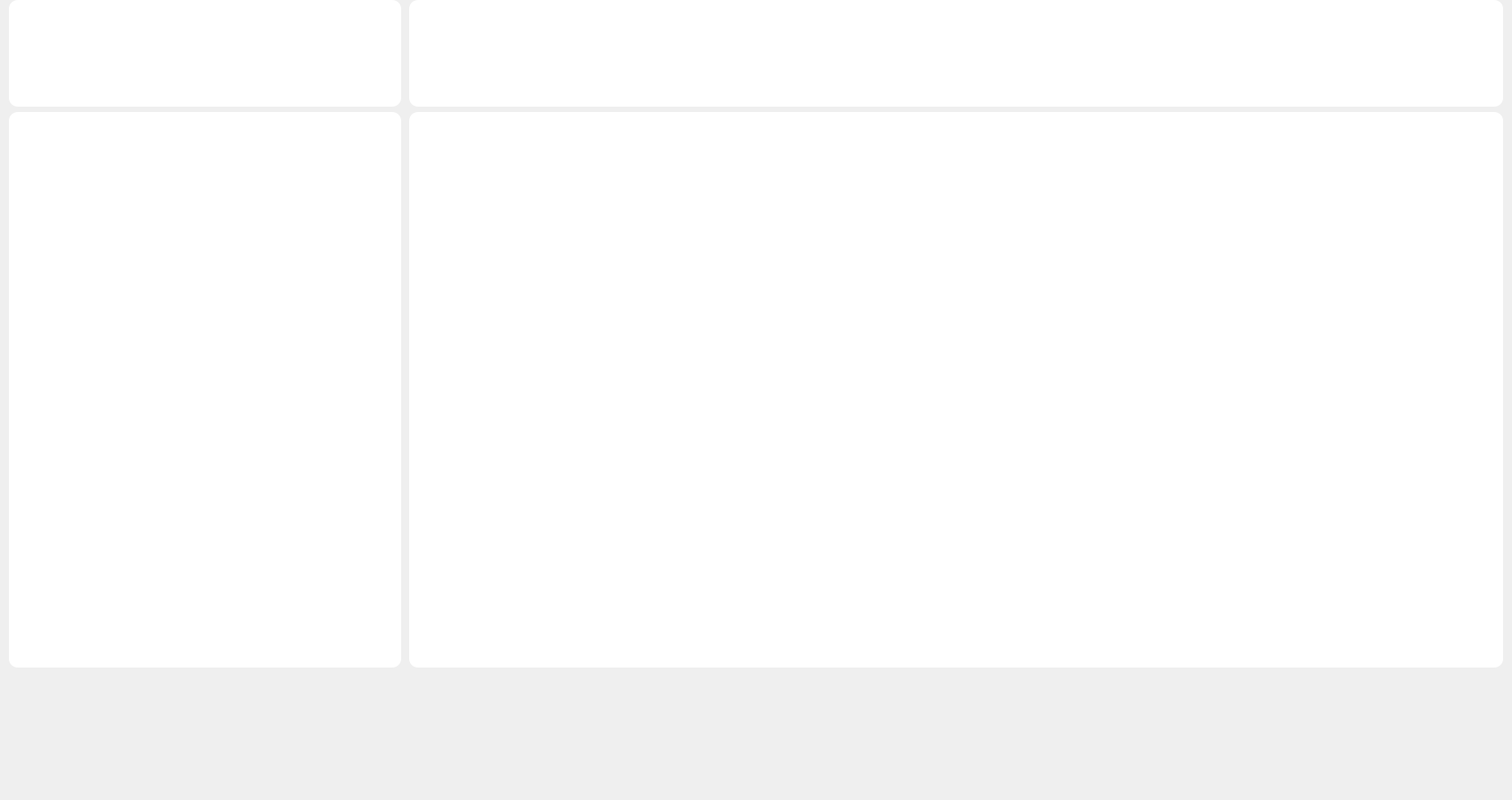
<?xml version="1.0" encoding="UTF-8"?>
<ui version="4.0">
 <class>QualityApply</class>
 <widget class="QWidget" name="QualityApply">
  <property name="geometry">
   <rect>
    <x>0</x>
    <y>0</y>
    <width>1700</width>
    <height>900</height>
   </rect>
  </property>
  <property name="sizePolicy">
   <sizepolicy hsizetype="Fixed" vsizetype="Fixed">
    <horstretch>0</horstretch>
    <verstretch>0</verstretch>
   </sizepolicy>
  </property>
  <property name="minimumSize">
   <size>
    <width>1700</width>
    <height>900</height>
   </size>
  </property>
  <property name="maximumSize">
   <size>
    <width>1700</width>
    <height>900</height>
   </size>
  </property>
  <property name="windowTitle">
   <string>Form</string>
  </property>
  <widget class="QWidget" name="widget_left_bottom" native="true">
   <property name="geometry">
    <rect>
     <x>10</x>
     <y>126</y>
     <width>441</width>
     <height>625</height>
    </rect>
   </property>
   <property name="sizePolicy">
    <sizepolicy hsizetype="Fixed" vsizetype="Fixed">
     <horstretch>0</horstretch>
     <verstretch>0</verstretch>
    </sizepolicy>
   </property>
   <property name="minimumSize">
    <size>
     <width>441</width>
     <height>0</height>
    </size>
   </property>
   <property name="maximumSize">
    <size>
     <width>441</width>
     <height>650</height>
    </size>
   </property>
   <property name="styleSheet">
    <string notr="true">QWidget#widget_left_bottom{
background: #FFFFFF;
border-radius: 10px;
}</string>
   </property>
  </widget>
  <widget class="QWidget" name="widget_top_left" native="true">
   <property name="geometry">
    <rect>
     <x>10</x>
     <y>0</y>
     <width>441</width>
     <height>120</height>
    </rect>
   </property>
   <property name="sizePolicy">
    <sizepolicy hsizetype="Fixed" vsizetype="Fixed">
     <horstretch>0</horstretch>
     <verstretch>0</verstretch>
    </sizepolicy>
   </property>
   <property name="minimumSize">
    <size>
     <width>441</width>
     <height>115</height>
    </size>
   </property>
   <property name="maximumSize">
    <size>
     <width>441</width>
     <height>130</height>
    </size>
   </property>
   <property name="styleSheet">
    <string notr="true">QWidget#widget_top_left{
background: #FFFFFF;
border-radius: 10px;
}</string>
   </property>
  </widget>
  <widget class="QWidget" name="widget_right_bottom" native="true">
   <property name="geometry">
    <rect>
     <x>460</x>
     <y>126</y>
     <width>1230</width>
     <height>625</height>
    </rect>
   </property>
   <property name="sizePolicy">
    <sizepolicy hsizetype="Fixed" vsizetype="Fixed">
     <horstretch>0</horstretch>
     <verstretch>0</verstretch>
    </sizepolicy>
   </property>
   <property name="minimumSize">
    <size>
     <width>1230</width>
     <height>0</height>
    </size>
   </property>
   <property name="maximumSize">
    <size>
     <width>1200</width>
     <height>650</height>
    </size>
   </property>
   <property name="styleSheet">
    <string notr="true">QWidget#widget_right_bottom
{
background: #FFFFFF;
border-radius: 10px;
}</string>
   </property>
  </widget>
  <widget class="QWidget" name="widget_top_right" native="true">
   <property name="geometry">
    <rect>
     <x>460</x>
     <y>0</y>
     <width>1230</width>
     <height>120</height>
    </rect>
   </property>
   <property name="sizePolicy">
    <sizepolicy hsizetype="Fixed" vsizetype="Fixed">
     <horstretch>0</horstretch>
     <verstretch>0</verstretch>
    </sizepolicy>
   </property>
   <property name="minimumSize">
    <size>
     <width>1230</width>
     <height>110</height>
    </size>
   </property>
   <property name="maximumSize">
    <size>
     <width>1200</width>
     <height>130</height>
    </size>
   </property>
   <property name="styleSheet">
    <string notr="true">QWidget#widget_top_right
{
	border-radius: 10px;
	background: #FFFFFF;
}</string>
   </property>
  </widget>
 </widget>
 <resources/>
 <connections/>
</ui>
